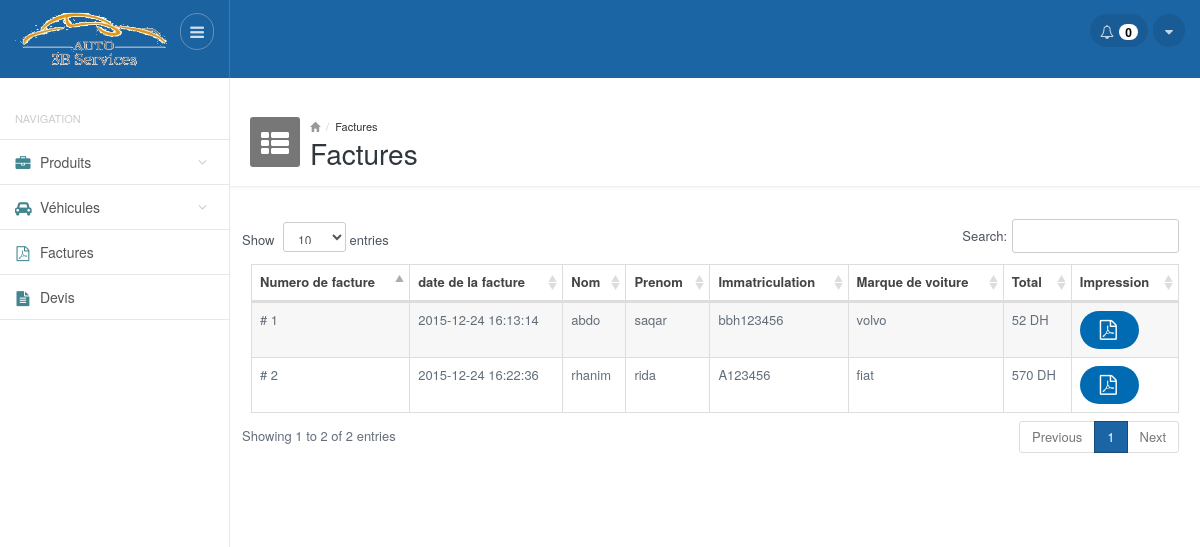
Screenshot of /factures.php (signed in) with the database file from the repository.
### tables this page shows
CREATE TABLE IF NOT EXISTS `factures` (
  `id` int(25) NOT NULL,
  `created` timestamp NOT NULL DEFAULT CURRENT_TIMESTAMP,
  `etat` tinyint(1) DEFAULT '0',
  `id_vehicule` int(11) NOT NULL
);

CREATE TABLE IF NOT EXISTS `vehicules` (
  `id` int(11) NOT NULL,
  `nom` varchar(100) NOT NULL,
  `prenom` varchar(100) NOT NULL,
  `immatriculation` varchar(100) NOT NULL,
  `marque` varchar(100) NOT NULL,
  `expere` varchar(100) NOT NULL,
  `assurance` varchar(100) NOT NULL,
  `date_entree` date DEFAULT NULL,
  `date_sortie` date DEFAULT NULL
);

### functions.php (called while the page is built, shortened)
<?php
function getAllFactures()
{
     $result = mysql_query("SELECT   factures.id , created , etat , id_vehicule , nom , prenom , immatriculation , marque , expere , assurance , date_entree , date_sortie FROM factures , vehicules WHERE factures.id_vehicule=vehicules.id") or die(mysql_error());
     $factures = array();
     while($row = mysql_fetch_array($result)){
        $row['total']=getTotal($row['id']);
        $factures[] = $row;
     }
    return $factures;
}
function getTotal($id)
{
     $result = mysql_query("SELECT * FROM designation WHERE id_facture=$id") or die(mysql_error());
     $total=0;
     while($row = mysql_fetch_array($result)){
        $total+=($row['qte']*$row['prix']);
     }
    return $total;
}
?>

### factures.php (the view, shortened to what this page needs)
<?php
require_once __DIR__ . '/functions.php';
require_once __DIR__ . '/header.php'; ?>
<div class="mainpanel">
    <div class="pageheader">
        <div class="media">
            <div class="pageicon pull-left">
                <i class="fa fa-th-list"></i>
            </div>
            <div class="media-body">
                <ul class="breadcrumb">
                    <li><a href="#"><i class="glyphicon glyphicon-home"></i></a></li>
                    <li><a href="#">Factures</a></li>
                </ul>
                <h4>Factures</h4>
            </div>
        </div>
    </div>
    <div class="contentpanel">
        <div class="panel panel-primary-head">
            <div>
            </div>
            <table id="basicTable" class="table table-striped table-bordered responsive">
                <thead class="">
                    <tr>
                        <th>Numero de facture</th>
                        <th>date de la facture</th>
                        <th>Nom</th>
                        <th>Prenom</th>
                        <th>Immatriculation</th>
                        <th>Marque de voiture</th>
                        <th>Total</th>
                        <th>Impression</th>
                    </tr>
                </thead>
                <tbody>
                    <?php
                      $factures= getAllFactures();
                      foreach($factures as $facture){ ?>
                            <tr>
                              <td># <?php echo $facture['id']; ?> </td>
                              <td><?php echo $facture['created']; ?> </td>
                              <td><?php echo $facture['nom']; ?> </td>
                              <td><?php echo $facture['prenom']; ?> </td>
                              <td><?php echo $facture['immatriculation']; ?> </td>
                              <td><?php echo $facture['marque']; ?> </td>
                              <td><?php echo $facture['total']; ?> DH </td>
                              <td class="center"><a class="btn btn-primary blue_b btn-rounded" href="pdf.php?id=<?php echo $facture['id']; ?>"><i class="fa fa-file-pdf-o"></i></a></td>
                          </tr>
                        <?php } ?>
                </tbody>
            </table>
        </div>
        <br />
    </div>
</div>
<?php
require_once __DIR__ . '/footer.php'; ?>

### css/style.default.css (style rules this page uses)
body { font-size: 13px; color: #636E7B; background-color: #fff; }
a { outline: none !important; }
.mainpanel { margin-left: 230px; }
.pageheader { padding: 20px; border-bottom: 1px solid #eee; padding-bottom: 20px; height: 90px; -webkit-box-shadow: 0 2px 3px rgba(0,0,0,0.03); box-shadow: 0 2px 3px rgba(0,0,0,0.03); }
.pageheader .media { padding: 0; clear: both; }
.pageheader .pageicon { width: 50px; height: 50px; background-color: #777; display: inline-block; color: #fff; font-size: 32px; border-radius: 3px; padding-top: 1px; padding-left: 10px; }
.pageheader .pageicon .fa-th-list { font-size: 28px; margin-left: 1px; }
.pageheader .breadcrumb { margin: 0; padding: 0; background: none; font-size: 11px; color: #999; line-height: 18px; }
.pageheader .breadcrumb li a { color: #333; }
.pageheader .breadcrumb li a i { color: #999; font-size: 10px; }
.pageheader h4 { margin: -2px 0 0 0; font-size: 28px; font-weight: 500; color: #2f363d; line-height: normal; }
.contentpanel { position: relative; padding: 20px; }
.btn-rounded { -moz-border-radius: 100px; -webkit-border-radius: 100px; border-radius: 100px; padding-left: 20px; padding-right: 20px; }
td i { width: 14px; margin-right: 5px; font-size: 20px; top: 1px; position: relative; text-align: center; }
.blue_b { background-color: #006AB3; }

### css/style.datatables.css (style rules this page uses)
.table.dataTable thead .sorting_asc { background-image: url('../images/datatables/sort_asc.png'); }
.table.dataTable thead > tr > th { padding-left: 8px; }

### rows the page displays
factures: id "1", created "2015-12-24 16:13:14", id_vehicule.nom "abdo", id_vehicule.prenom "saqar", id_vehicule.immatriculation "bbh123456", id_vehicule.marque "volvo", total "52"
factures: id "2", created "2015-12-24 16:22:36", id_vehicule.nom "rhanim", id_vehicule.prenom "rida", id_vehicule.immatriculation "A123456", id_vehicule.marque "fiat", total "570"

### other values shown
getNotifProducts() "0"
